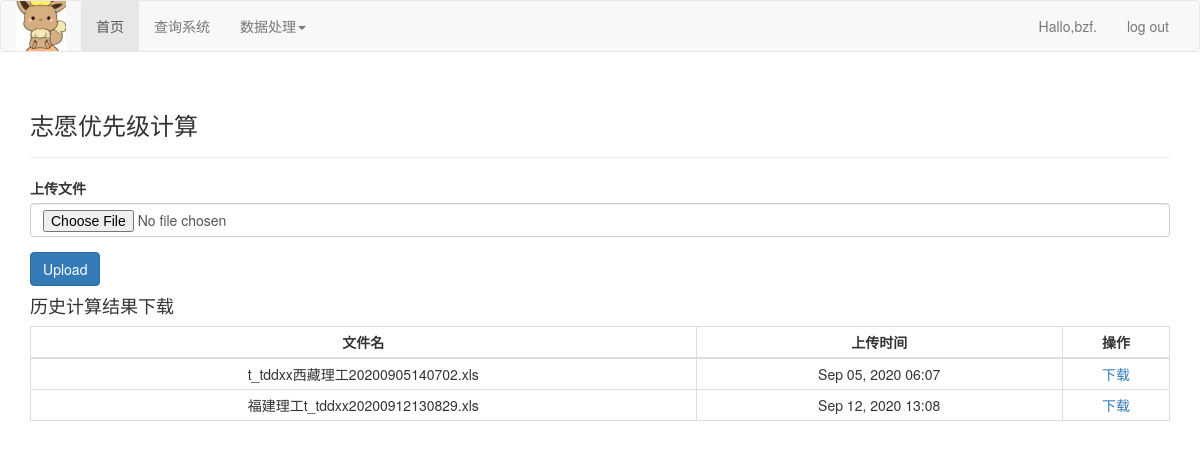
Page /FirstZY/ (signed in) on the committed database.
### data_deal/models.py (models this page shows)
class FirstZY(models.Model):
    File = models.FileField(upload_to='File/FirstZY/original/')
    Dealed_File = models.FilePathField(path='File/FirstZY/result')
    date_added = models.DateTimeField(auto_now_add=True)
    def __str__(self):
        return self.File.name.split('/')[-1]

### data_deal/views.py (the view, shortened to what this page needs)
# urls.py: path('FirstZY/', views.FirstZY_deal, name='FirstZY'),
def FirstZY_deal(request):
    if request.method != 'POST':
        form = FirstZYform()
    Files = FirstZY.objects.order_by('date_added')
    context = {'form': form, 'Files': Files}
    return render(request, 'FirstZY/FirstZY.html', context)

### data_deal/forms.py
class FirstZYform(forms.ModelForm):
    class Meta:
        model = FirstZY
        fields = ['File']
        labels = {'File': '上传文件'}

### data_deal/templates/FirstZY/FirstZY.html (shortened to what this page needs)
{% extends 'base.html' %}
{% load bootstrap3 %}
{% block header %}
<h3>志愿优先级计算</h3>
{% endblock header %}
{% block content %}
<form method="POST" enctype="multipart/form-data" class="form">
    {% bootstrap_form form %}
    {% buttons %}
    <button name="submit" class="btn btn-primary">Upload</button>
    {% endbuttons %}
</form>
<h4>历史计算结果下载</h4>
<table class="table table-hover table-bordered table-condensed" align="center" cellspacing="0" cellpadding="0">
    <thead>
        <tr>
            <th>文件名</th>
            <th>上传时间</th>
            <th>操作</th>
        </tr>
    </thead>
    <tbody>
        {% for file in Files %}
        <tr>
            <td>{{file}}</td>
            <td>{{file.date_added|date:'M d, Y H:i'}}</td>
            <td><a href="{% url 'data_deal:FirstZY_dl' file %}">下载</a></td>
        </tr>
        {% endfor %}
    </tbody>
</table>
{% endblock content %}

### data_deal/templates/base.html (shortened to what this page needs)
<!DOCTYPE html>
<html lang="en">
    <head>
        <link rel="stylesheet" href="/File/static/bootstrap/css/bootstrap.min.css">
    </head>
    <body>
        <nav class="navbar navbar-default">
            <div class="container-fluid">
                <div class="navbar-header">
                    <a class="navbar-brand" href="D:/Codeing/vsc_html/自建网站/时钟.html">
                        <img alt="Brand" src="/File/static/image/yibu.jpg">
                    </a>
                </div>
                <div class="collapse navbar-collapse" id="bs-example-navbar-collapse-1">
                    <ul class="nav navbar-nav">
                        <li class="active"><a href="{% url 'FirstZY:index' %}">首页</a></li>
                        <li><a href="#">查询系统</a></li>
                        <li class="dropdown">
                            <a href="#" class="dropdown-toggle" data-toggle="dropdown" role="button">数据处理<span
                                    class="caret"></span></a>
                        </li>
                    </ul>
                    <ul class="nav navbar-nav navbar-right">
                        {% if user.is_authenticated %}
                        <li><a>Hallo,{{ user.username }}.</a></li>
                        <li><a href="{% url 'users:logout' %}">log out</a></li>
                        {% else %}
                        <li><a href="{% url 'users:login' %}">用户登录</a></li>
                        {% endif %}
                    </ul>
                </div>
            </div>
        </nav>
        <div class="container">
            <div class="page-header">
                {% block header %}{% endblock header %}
            </div>
            <div>
                {% block content %}{% endblock content %}
            </div>
        </div>
    </body>
</html>

### data_deal/templates/base.html (style rules this page uses)
.navbar-brand { padding-top: 0; }
th { text-align: center; }
td { text-align: center; }

### rows in the picture
FirstZY: File "t_tddxx西藏理工20200905140702.xls", date_added "Sep 05, 2020 06:07"
FirstZY: File "福建理工t_tddxx20200912130829.xls", date_added "Sep 12, 2020 13:08"

### other values in the picture
{{ user.username }} "bzf"
